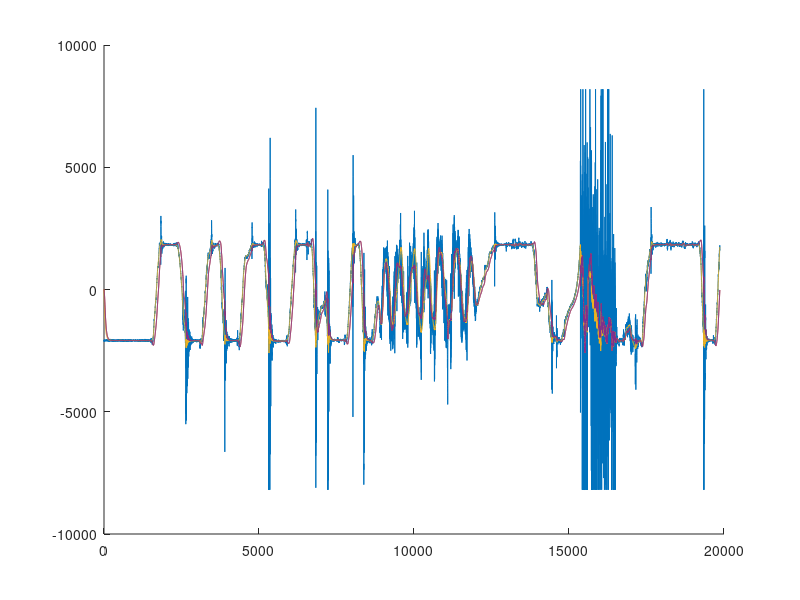

This chart was generated by the following MATLAB code:
clear;
% Native Matrix Kalman Filter
raw = load('imu.txt');
dt = 0.002;
coe = 14.6884 * dt;
raw = raw';
raw(2,:) = raw(2,:) / coe;
N = length(raw);
X = zeros(2,N);
K = zeros(2,N);
X(1,1) = 0;%raw(1,1);


%Q_angle = 0.45;
Q_gyro = 0.0001 * dt;
R_angle = 1.7 / dt;

Q_angle = 0.7;
%Q_gyro = 0.0001 * dt;
%R_angle = 1.7 / dt;


R = ones(1);
R(1,1) = R_angle;
Q = [Q_angle,0;0,Q_gyro];
A = [1,-dt;0,1];
B = [dt;0];
P = eye(2);
H = [1,0];
I = eye(2);
Z = raw;
for k=2:N
    X(:,k) = A * X(:,k-1) + B * Z(2,k);
    P = A * P * A' + Q;
    K(:,k) = P * H' * (H * P * H' + R)^-1;
    X(:,k) = X(:,k) + K(:,k) * (Z(1,k) - H * X(:,k));
    P = (I - K(:,k) * H) * P;
end

%%%%%%%%%%%%    C-form KalmanFilter %%%%%%%%%%%%%%%%%%%%
raw = load('imu.txt');
dt = 0.002;
coe = 14.6884 * dt;
raw = raw';
raw(2,:) = raw(2,:) / coe;
N = length(raw);
%Q_angle = 0.4;
Q_gyro = Q_gyro / dt;
R_angle2 = R_angle * dt;
Angle_err = 0;
PCt_0 = 0;
PCt_1 = 0;
E = 0;
K_0 = 0;
K_1 = 0;
t_0 = 0;
t_1 = 0;
Pdot = zeros(1,4);
PP = eye(2);
C_0 = 1.0;

Angle = zeros(1,N);
Gyro = zeros(1,N);
Q_bias = zeros(1,N);

Angle(1) = 0;%raw(1,1);
Gyro(1) = raw(2,1);
for k = 2:N
    Angle(k) = Angle(k-1) + (raw(2,k) - Q_bias(k-1)) * dt;
    Pdot(1) = Q_angle - PP(1,2) - PP(2,1) + PP(2,2) * dt;
    Pdot(2) = -PP(2,2);
    Pdot(3) = -PP(2,2);
    Pdot(4) = Q_gyro;
    PP(1,1) = PP(1,1) + Pdot(1) * dt;
    PP(1,2) = PP(1,2) + Pdot(2) * dt;
    PP(2,1) = PP(2,1) + Pdot(3) * dt;
    PP(2,2) = PP(2,2) + Pdot(4) * dt;
    Angle_err = raw(1,k) - Angle(k);
    PCt_0 = C_0 * PP(1,1);
    PCt_1 = C_0 * PP(2,1);
    E = R_angle2 + C_0 * PCt_0;
    K_0 = PCt_0 / E;
    K_1 = PCt_1 / E;
    t_0 = PCt_0;
    t_1 = C_0 * PP(1,2);
    PP(1,1) = PP(1,1) - K_0 * t_0;
    PP(1,2) = PP(1,2) - K_0 * t_1;
    PP(2,1) = PP(2,1) - K_1 * t_0;
    PP(2,2) = PP(2,2) - K_1 * t_1;
    Angle(k) = Angle(k) + K_0 * Angle_err;
    Q_bias(k) = Q_bias(k) + K_1 * Angle_err;
    Gyro(k) = raw(2,k) - Q_bias(k);
end
%%%%%%%%%%%% SingleArgKF %%%%%%%%%%%
raw = load('imu.txt');
dt = 0.002;
coe = 14.6884 * dt;
raw = raw';
raw(2,:) = raw(2,:) / coe;
N = length(raw);
X2 = zeros(1,N);
K2 = zeros(1,N);
%X(1,1) = 0;%raw(1,1);
P = eye(1);
I = eye(1);
Q = Q_angle;
R = R_angle;
for k = 2:N
   X2(k) = X2(k-1) + raw(2,k) * dt;
   P = P + Q;
   K2(k) = P / (P + R);
   X2(k) = X2(k) + K2(k) * (raw(1,k) - X2(k));
   P = (I - K2(k)) * P;
end

%%%%%%%%%%%% PI Filter %%%%%%%%%%%%%%%
dt = 0.002;
%coe = 14.6884 *dt;
Kp = 20;
Ki = 0.003;
raw = load('imu.txt');
raw = raw';
N = length(raw);
Y = zeros(2,N);
for k = 2:N
    Y(2,k) = Y(2,k-1) + (raw(1,k) - Y(1,k-1));
    Y(1,k) = Y(1,k-1) + (raw(2,k) + Kp * (raw(1,k) - Y(1,k-1) - raw(2,k) * dt) + Ki * Y(2,k)) * dt;
    %Y(1,k) = Y(1,k-1) + (raw(2,k) + Kp * (raw(1,k) - Y(1,k-1)) + Ki * Y(2,k)) * dt;

end

%%%%%%%%%%%%    Balance Filter   %%%%%%%%%%%%%%

dt=0.002;
coe=14.6884 *dt;
K2=0.02829;%0.008
line=load('imu.txt');
line(:,2)=line(:,2)/coe;
line(1,3)=line(1,1);
line(1,4)=0;%line(1,1);
for i=2:length(line)
    line(i,3)=line(i-1,3)-dt*line(i,2);
    line(i,4)=(line(i-1,4)-dt*line(i,2))*(1-K2)+line(i,1)*K2;
end

%%%%%%%%%%%%%%%%%%%%%%% Plot %%%%%%%%%%%%%%
%plot(raw(1,:));
hold on;
plot(raw(1,:));
%plot(raw(2,:));
plot(X(1,:));
%plot(X(2,:));
%plot(raw(2,:)-X(2,:));
%plot(Angle);
%plot(Q_bias);
%plot(raw(2,:)-Q_bias);
plot(line(:,4));
%plot(X(1,:)-Angle);
%plot(X(1,:)-line(:,4)');
%plot(K(1,:));
%plot(K(2,:));
plot(X2);
%plot(Y(1,:));
%plot(Y(2,:));